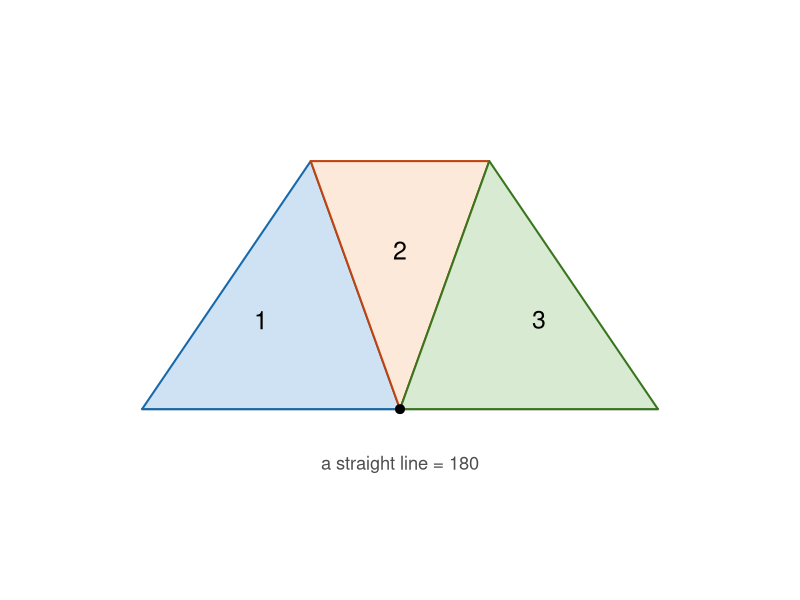
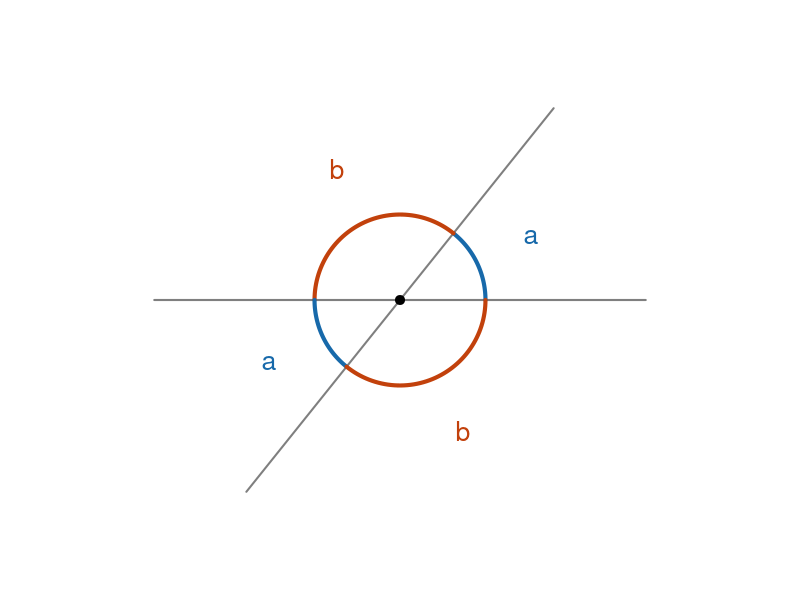
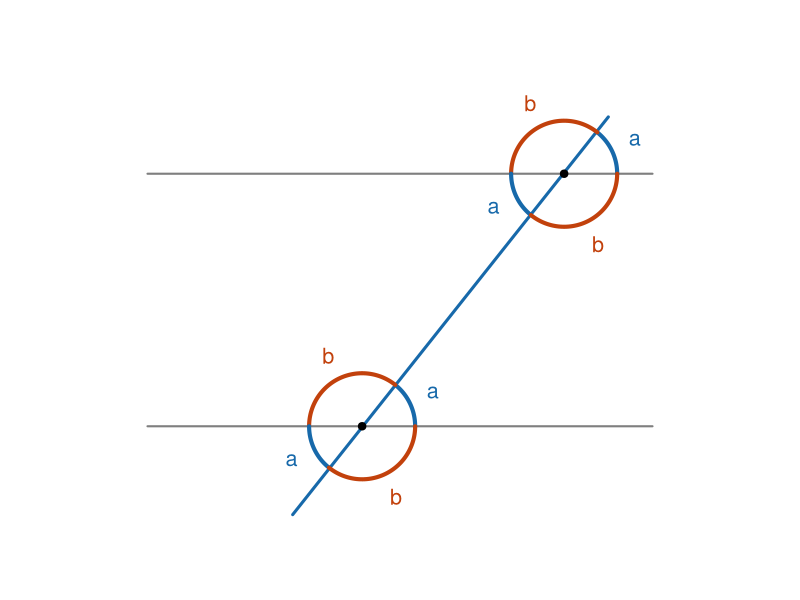
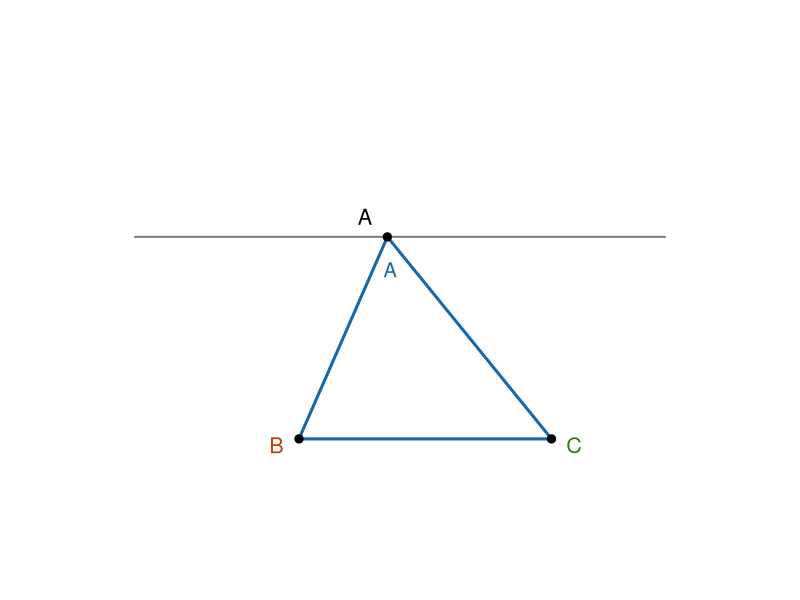
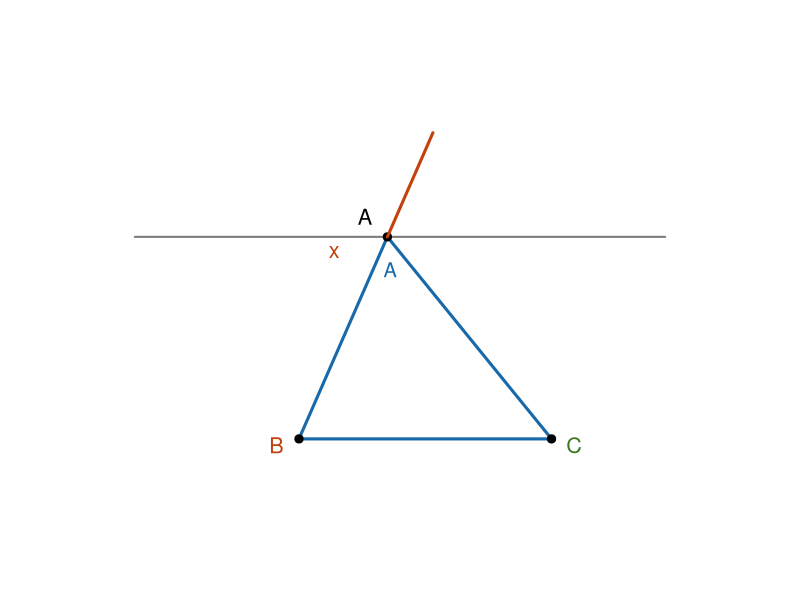
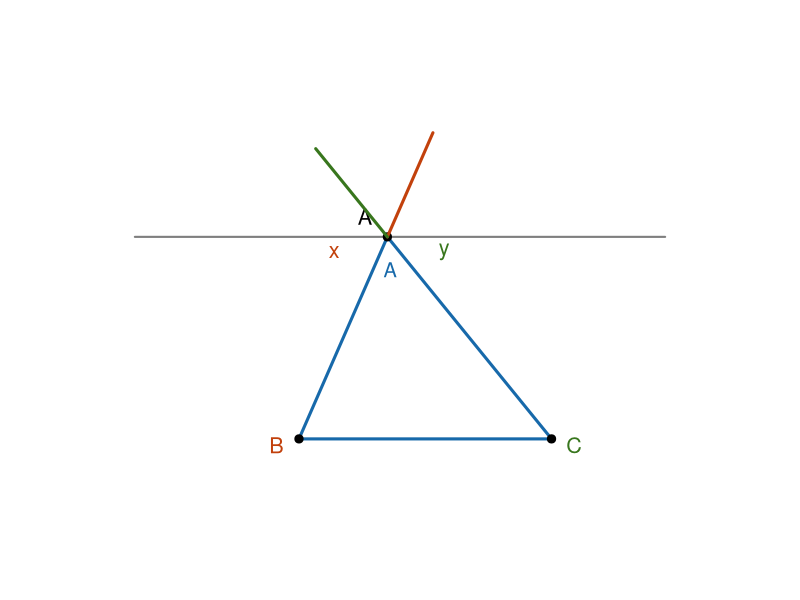
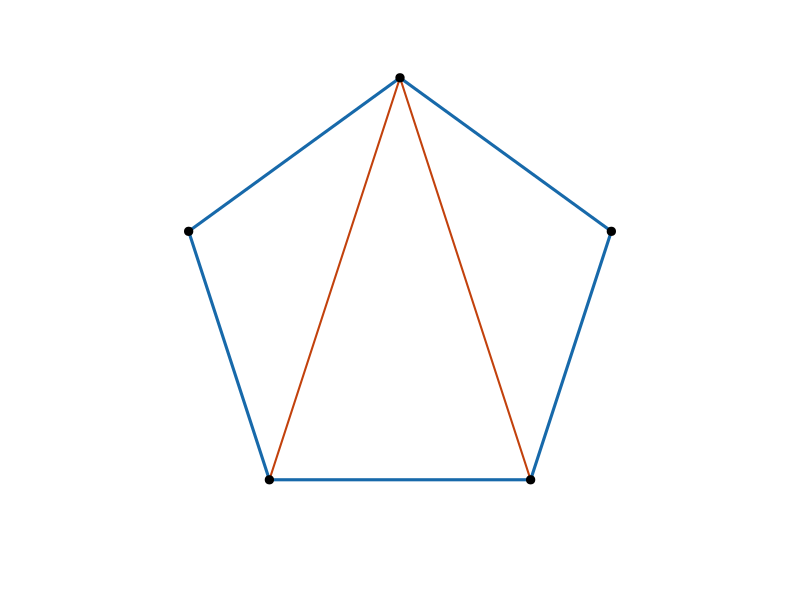
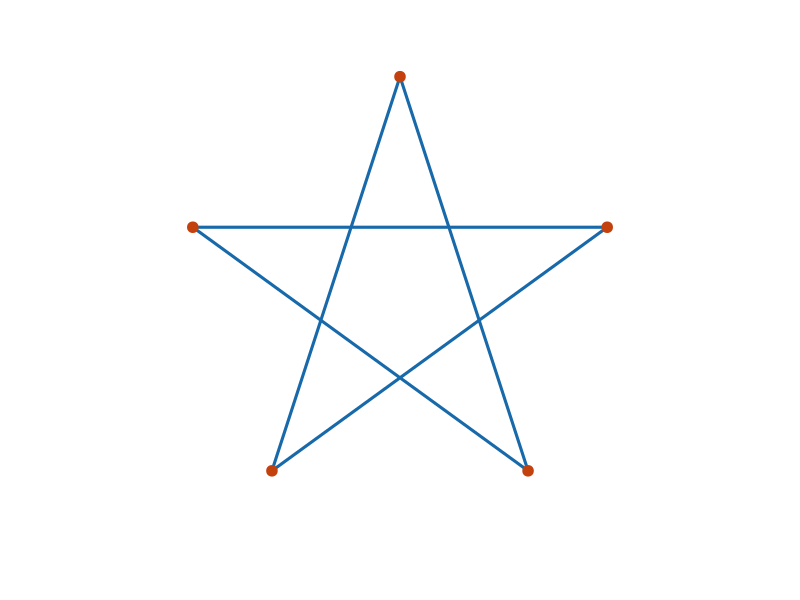

These figures' R source, in order:
## ---- chunk 1
knitr::opts_chunk$set(echo = FALSE, fig.align = "center", dev = "png",
                      fig.width = 5, fig.height = 5, dpi = 150)
blue   <- "#1769aa"
orange <- "#c2410c"

# small helper: draw an angle arc at (cx,cy) from a1 to a2 degrees
arc <- function(cx, cy, r, a1, a2, col, lwd = 3) {
  a <- seq(a1, a2, length.out = 60) * pi / 180
  lines(cx + r * cos(a), cy + r * sin(a), col = col, lwd = lwd)
}

# the "Now the proof" figure, built up in three steps:
# 1 = triangle + parallel line through A, extended beyond the triangle
# 2 = + side BA extended beyond A (the transversal for the x/B pair), orange
# 3 = + side CA extended beyond A (the transversal for the y/C pair), green
draw_proof <- function(step) {
  par(mar = c(0,0,0,0), pty = "s")
  A <- c(0.7, 1.6); Bp <- c(0, 0); Cp <- c(2, 0)
  green <- "#38761d"
  plot(NA, xlim = c(-1.4, 3.0), ylim = c(-0.4, 2.6), asp = 1, axes = FALSE,
       xlab = "", ylab = "")
  segments(-1.3, A[2], 2.9, A[2], col = "grey50", lwd = 2)
  polygon(c(A[1], Bp[1], Cp[1]), c(A[2], Bp[2], Cp[2]), border = blue, lwd = 3)
  points(rbind(A, Bp, Cp), pch = 19, cex = 1.1)
  text(A[1] - 0.18, A[2] + 0.16, "A", cex = 1.3)
  text(Bp[1] - 0.18, Bp[2] - 0.05, "B", cex = 1.3, col = orange)
  text(Cp[1] + 0.18, Cp[2] - 0.05, "C", cex = 1.3, col = green)
  if (step >= 2) {
    dirBA <- (A - Bp) / sqrt(sum((A - Bp)^2))
    Aext <- A + 0.9 * dirBA
    segments(A[1], A[2], Aext[1], Aext[2], col = orange, lwd = 3)
    text(A[1] - 0.42, A[2] - 0.12, "x", cex = 1.3, col = orange)
  }
  if (step >= 3) {
    dirCA <- (A - Cp) / sqrt(sum((A - Cp)^2))
    Aext2 <- A + 0.9 * dirCA
    segments(A[1], A[2], Aext2[1], Aext2[2], col = green, lwd = 3)
    text(A[1] + 0.45, A[2] - 0.12, "y", cex = 1.3, col = green)
  }
  text(A[1] + 0.02, A[2] - 0.26, "A", cex = 1.2, col = blue)
}
## ---- chunk 2
par(mar = c(0,0,0,0), pty = "s")
plot(NA, xlim = c(-1.4, 1.4), ylim = c(-0.4, 1.5), asp = 1, axes = FALSE,
     xlab = "", ylab = "")
# straight base line
segments(-1.3, 0, 1.3, 0, col = "grey50", lwd = 2)
# three torn wedges meeting at the origin, filling the half-plane
polygon(c(0, -1.3, -0.45), c(0, 0, 1.25), col = "#cfe2f3", border = blue, lwd = 2)
polygon(c(0, -0.45, 0.45), c(0, 1.25, 1.25), col = "#fde9d9", border = orange, lwd = 2)
polygon(c(0, 0.45, 1.3), c(0, 1.25, 0), col = "#d9ead3", border = "#38761d", lwd = 2)
points(0, 0, pch = 19, cex = 1.2)
text(-0.7, 0.45, "1", cex = 1.5)
text(0, 0.8, "2", cex = 1.5)
text(0.7, 0.45, "3", cex = 1.5)
text(0, -0.28, "a straight line = 180", cex = 1.1, col = "grey30")
## ---- chunk 3
par(mar = c(0,0,0,0), pty = "s")
plot(NA, xlim = c(-1.3, 1.3), ylim = c(-1.3, 1.3), asp = 1, axes = FALSE,
     xlab = "", ylab = "")
th1 <- 0; th2 <- 51.3
seg <- function(deg, len = 1.15) {
  a <- deg * pi / 180
  segments(-len * cos(a), -len * sin(a), len * cos(a), len * sin(a),
           col = "grey50", lwd = 2)
}
seg(th1); seg(th2)
arc(0, 0, 0.4, th1, th2, blue, lwd = 4)
arc(0, 0, 0.4, th2, th1 + 180, orange, lwd = 4)
arc(0, 0, 0.4, th1 + 180, th2 + 180, blue, lwd = 4)
arc(0, 0, 0.4, th2 + 180, th1 + 360, orange, lwd = 4)
lab <- function(mid, txt, col, rr = 0.68) {
  a <- mid * pi / 180
  text(rr * cos(a), rr * sin(a), txt, cex = 1.6, col = col)
}
lab((th1 + th2) / 2, "a", blue)
lab((th2 + th1 + 180) / 2, "b", orange)
lab((th1 + 180 + th2 + 180) / 2, "a", blue)
lab((th2 + 180 + th1 + 360) / 2, "b", orange)
points(0, 0, pch = 19, cex = 1.2)
## ---- chunk 4
par(mar = c(0,0,0,0))
plot(NA, xlim = c(-1.2, 3.2), ylim = c(-0.9, 2.9), asp = 1, axes = FALSE,
     xlab = "", ylab = "")
segments(-1, 2, 3, 2, col = "grey50", lwd = 2)
segments(-1, 0, 3, 0, col = "grey50", lwd = 2)
B <- c(0.7, 0); T <- c(2.3, 2)
segments(B[1] - 0.55, B[2] - 0.7, T[1] + 0.35, T[2] + 0.45, col = blue, lwd = 3)
th1 <- 0; th2 <- 51.3; r <- 0.42
draw4 <- function(pt) {
  arc(pt[1], pt[2], r, th1, th2, blue, lwd = 4)
  arc(pt[1], pt[2], r, th2, th1 + 180, orange, lwd = 4)
  arc(pt[1], pt[2], r, th1 + 180, th2 + 180, blue, lwd = 4)
  arc(pt[1], pt[2], r, th2 + 180, th1 + 360, orange, lwd = 4)
  points(pt[1], pt[2], pch = 19)
}
draw4(T); draw4(B)
lab <- function(pt, mid, txt, col, rr = 0.62) {
  a <- mid * pi / 180
  text(pt[1] + rr * cos(a), pt[2] + rr * sin(a), txt, cex = 1.3, col = col)
}
lab(T, (th1 + th2) / 2, "a", blue)
lab(T, (th2 + th1 + 180) / 2, "b", orange)
lab(T, (th1 + 180 + th2 + 180) / 2, "a", blue)
lab(T, (th2 + 180 + th1 + 360) / 2, "b", orange)
lab(B, (th1 + th2) / 2, "a", blue)
lab(B, (th2 + th1 + 180) / 2, "b", orange)
lab(B, (th1 + 180 + th2 + 180) / 2, "a", blue)
lab(B, (th2 + 180 + th1 + 360) / 2, "b", orange)
## ---- chunk 5
draw_proof(1)
## ---- chunk 6
draw_proof(2)
## ---- chunk 7
draw_proof(3)
## ---- chunk 8
par(mar = c(0,0,0,0), pty = "s")
k <- 0:4
th <- (90 + 72 * k) * pi / 180
px <- cos(th); py <- sin(th)
plot(NA, xlim = c(-1.25, 1.25), ylim = c(-1.25, 1.25), asp = 1, axes = FALSE,
     xlab = "", ylab = "")
polygon(px, py, border = blue, lwd = 3)
# diagonals from vertex 1 splitting into 3 triangles
segments(px[1], py[1], px[3], py[3], col = orange, lwd = 2)
segments(px[1], py[1], px[4], py[4], col = orange, lwd = 2)
points(px, py, pch = 19, cex = 1.1)
## ---- chunk 9
par(mar = c(0,0,0,0), pty = "s")
k <- 0:4
th <- (90 + 72 * k) * pi / 180
px <- cos(th); py <- sin(th)
ord <- c(1, 3, 5, 2, 4, 1)
plot(NA, xlim = c(-1.25, 1.25), ylim = c(-1.3, 1.25), asp = 1, axes = FALSE,
     xlab = "", ylab = "")
polygon(px[ord], py[ord], border = blue, lwd = 3)
points(px, py, pch = 19, cex = 1.4, col = orange)
